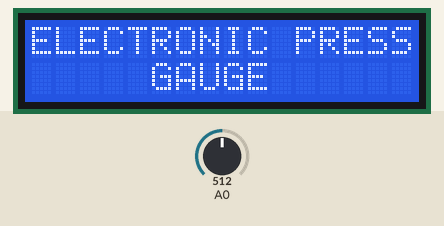
This sketch was run on a simulated Arduino Uno, built with avr-gcc and run on an emulated ATmega328P. Shown: 16×2 character LCD. Inputs (shaded band) come from the test bench; at power-on: A0 = 512.

Above: at 0.1 s.
At 2.1 s:
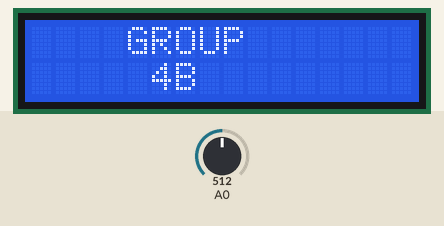
At 4.1 s:
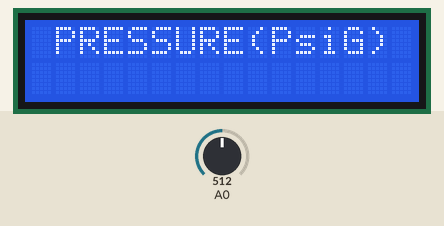

The sketch:

Analogread.ino
```cpp
#include <LiquidCrystal.h>

LiquidCrystal lcd(2, 3, 4, 5, 6, 7);
double val;
char str_temp[6];

void setup() {
  Serial.begin(9600);
  lcd.begin(16, 2);

  lcd.print("ELECTRONIC PRESS");
  lcd.setCursor(0, 1);
  lcd.print("     GAUGE     ");
  delay(2000);
  lcd.clear();

  lcd.print("    GROUP     ");
  lcd.setCursor(0, 1);
  lcd.print("     4B      ");
  delay(2000);
  lcd.clear();

  lcd.print(" PRESSURE(PsiG)");
}

void loop() {
  lcd.setCursor(5, 1);
  //lcd.print((map(analogRead(A0), 0, 1023, 0.5, 4.5) - 0.5) / 4 * 1000);
  lcd.print(dtostrf(((float(analogRead(A0) / 1023.0 * 5.0)) - 0.5) * 250.0, 4, 2, str_temp));
  delay(1000);
}
```

Measured:
- what the display in image 1 shows lasts 2.0 s, from 2.1 s to 4.1 s
